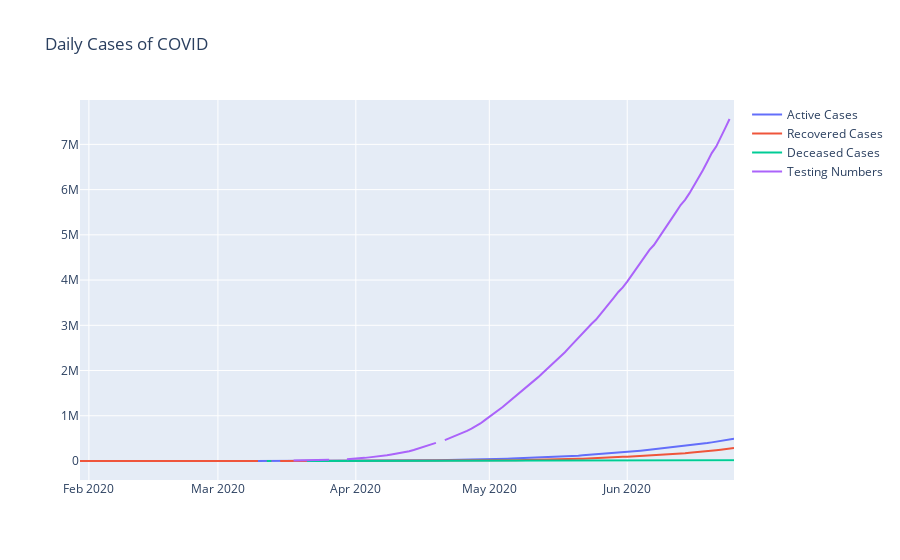

The notebook cell this image was saved under:
### Code cell
# Plot cumulative case
fig = go.Figure()

fig.add_trace(go.Scatter( x=india_df.index, y=india_df.total_cases_h, name='Active Cases'))
fig.add_trace(go.Scatter( x=india_df.index, y=india_df.total_cases_r, name='Recovered Cases'))
fig.add_trace(go.Scatter( x=india_df.index, y=india_df.total_cases_d, name='Deceased Cases'))
fig.add_trace(go.Scatter( x=india_df.index, y=india_df['Total Samples Tested'], name='Testing Numbers'))
fig.update_layout(title="Daily Cases of COVID")
fig.show()
